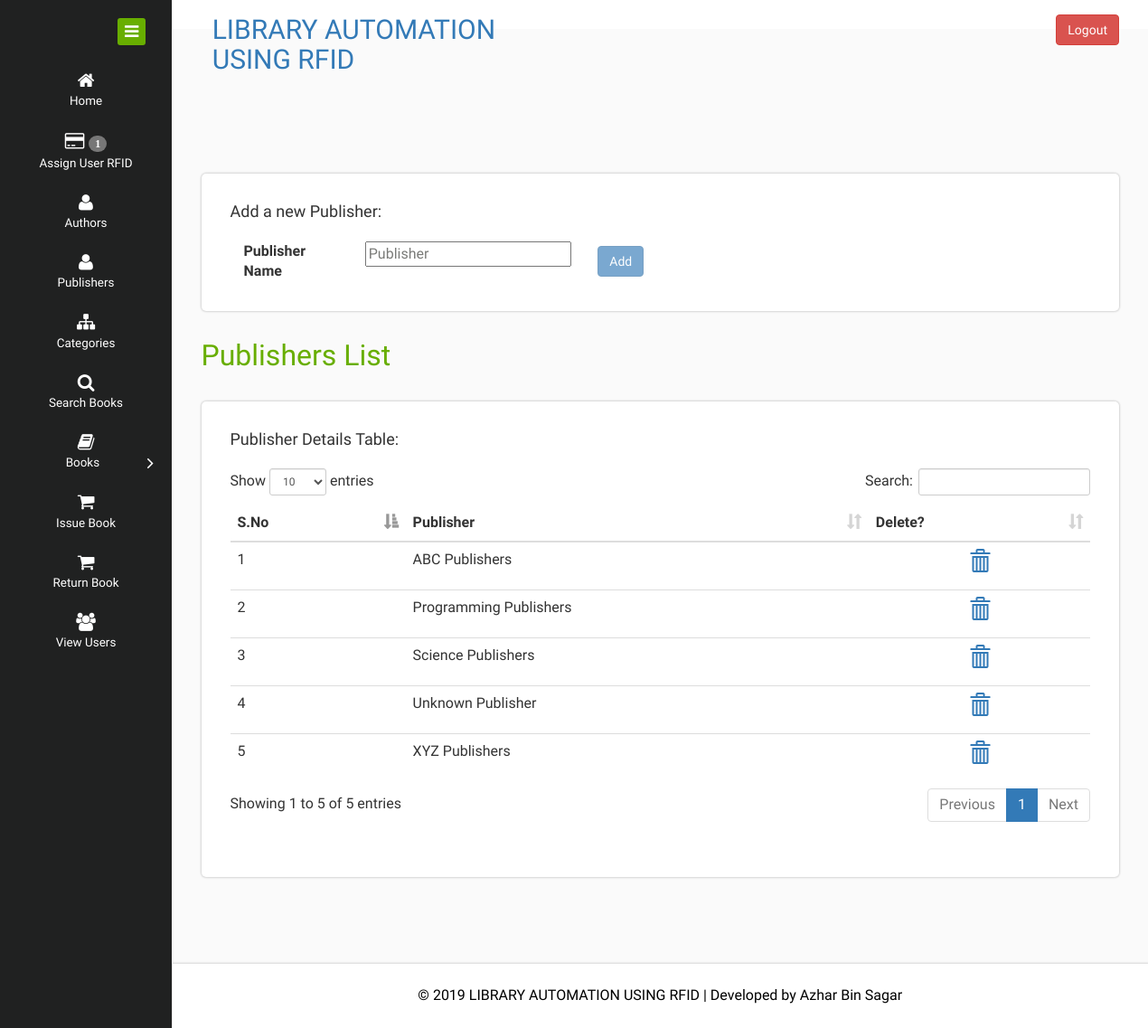
/admin/publisher.php (signed in), run on the app's committed database.
### tables this page shows
CREATE TABLE `publisher` (
  `pid` int(5) NOT NULL,
  `name` varchar(50) NOT NULL
);

### admin/publisher.php (the view, shortened to what this page needs)
<!DOCTYPE HTML>
<html>
<head>
<link href="../assets/css/bootstrap.css" rel="stylesheet" type="text/css" media="all">
<link href="../assets/css/style.css" rel="stylesheet" type="text/css" media="all"/>
    <link href="../assets/plugins/datatables/dataTables.bootstrap.css" rel="stylesheet" />
<link href="../assets/css/font-awesome.css" rel="stylesheet">
</head>
<body>
<div class="page-container">
   <div class="left-content">
	   <div class="mother-grid-inner">
<?php require('admin_header.php'); ?>
<div class="inner-block">
<div class="main-page">
    <div class="blank">
    	<div class="blankpage-main">
						<h4>Add a new Publisher:</h4><br>
									<form class="form form-inline" id="addpub" data-toggle="validator" method="post">
										<div class="form-group">
											<label for="pub" class="col-sm-4 control-label">Publisher Name</label>
											<div class="col-md-8">
												<div class="input-group">
													<input type="text" class="form-control1" placeholder="Publisher" id="pub" name="pub" required >
												</div>
											</div>
										</div>
										<div class="form-group">
										<button type="submit" id="addpubb" class="btn btn-primary">Add</button>
										</div>
									</form>
    	</div>
    	<h2>Publishers List</h2>
    	<div class="blankpage-main">
						<div class="table table-responsive">
						<h4>Publisher Details Table:</h4><br>
							<table class="table table-hover" id="tblpublisher">
							<thead> <tr> <th>S.No</th> <th>Publisher</th> <th>Delete?</th></tr> </thead>
							<tbody>
<?php
        $query = "SELECT * FROM `publisher` ORDER BY `name`";
		$result = mysqli_query($con,$query) or die(mysqli_error($con));
		$c=1;
		while($obj=mysqli_fetch_object($result))
		{
			echo "<tr> <td>$c</td>";
                    echo"
                        <td>$obj->name</td>
						<td><a class=\"remove_pub\" pid=\"$obj->pid\" href=\"javascript:void(0)\">
						<i class=\"glyphicon glyphicon-trash\"></i></a></td>
                      </tr>";
			$c++;
		}
?>
							 </tbody> </table>
						</div>
    	</div>
    </div>
</div>
</div>
<div class="copyrights">
	 <p>© 2019 LIBRARY AUTOMATION USING RFID | Developed by  <a href="" target="_blank">Azhar Bin Sagar</a> </p>
</div>
</div>
</div>
</div>
</body>
</html>

### data on the page
publisher: name "ABC Publishers"
publisher: name "Programming Publishers"
publisher: name "Science Publishers"
publisher: name "Unknown Publisher"
publisher: name "XYZ Publishers"

### other printed values
$nfc "1"
